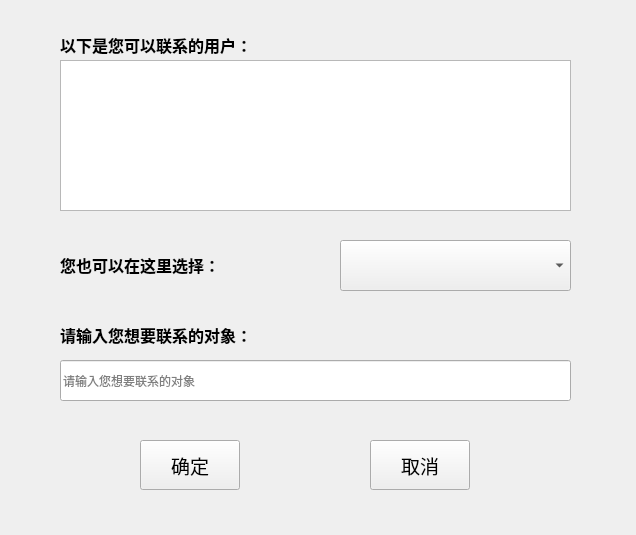
<?xml version="1.0" encoding="UTF-8"?>
<ui version="4.0">
 <class>SelectReceiver</class>
 <widget class="QWidget" name="SelectReceiver">
  <property name="geometry">
   <rect>
    <x>0</x>
    <y>0</y>
    <width>636</width>
    <height>535</height>
   </rect>
  </property>
  <property name="windowTitle">
   <string>Form</string>
  </property>
  <widget class="QTextEdit" name="receiverTextEdit">
   <property name="geometry">
    <rect>
     <x>60</x>
     <y>60</y>
     <width>511</width>
     <height>151</height>
    </rect>
   </property>
  </widget>
  <widget class="QLabel" name="Label1">
   <property name="geometry">
    <rect>
     <x>60</x>
     <y>30</y>
     <width>501</width>
     <height>31</height>
    </rect>
   </property>
   <property name="font">
    <font>
     <family>微软雅黑</family>
     <pointsize>12</pointsize>
    </font>
   </property>
   <property name="text">
    <string>&lt;html&gt;&lt;head/&gt;&lt;body&gt;&lt;p&gt;&lt;span style=&quot; font-weight:600;&quot;&gt;以下是您可以联系的用户：&lt;/span&gt;&lt;/p&gt;&lt;/body&gt;&lt;/html&gt;</string>
   </property>
  </widget>
  <widget class="QLabel" name="Label2">
   <property name="geometry">
    <rect>
     <x>60</x>
     <y>320</y>
     <width>411</width>
     <height>31</height>
    </rect>
   </property>
   <property name="font">
    <font>
     <family>微软雅黑</family>
     <pointsize>12</pointsize>
    </font>
   </property>
   <property name="text">
    <string>&lt;html&gt;&lt;head/&gt;&lt;body&gt;&lt;p&gt;&lt;span style=&quot; font-weight:600;&quot;&gt;请输入您想要联系的对象：&lt;/span&gt;&lt;/p&gt;&lt;/body&gt;&lt;/html&gt;</string>
   </property>
  </widget>
  <widget class="QLineEdit" name="msgLineEdit">
   <property name="geometry">
    <rect>
     <x>60</x>
     <y>360</y>
     <width>511</width>
     <height>41</height>
    </rect>
   </property>
   <property name="placeholderText">
    <string>请输入您想要联系的对象</string>
   </property>
  </widget>
  <widget class="QPushButton" name="confirmButton">
   <property name="geometry">
    <rect>
     <x>140</x>
     <y>440</y>
     <width>100</width>
     <height>50</height>
    </rect>
   </property>
   <property name="minimumSize">
    <size>
     <width>100</width>
     <height>50</height>
    </size>
   </property>
   <property name="maximumSize">
    <size>
     <width>100</width>
     <height>50</height>
    </size>
   </property>
   <property name="font">
    <font>
     <family>微软雅黑</family>
     <pointsize>14</pointsize>
    </font>
   </property>
   <property name="text">
    <string>确定</string>
   </property>
  </widget>
  <widget class="QPushButton" name="quitButton">
   <property name="geometry">
    <rect>
     <x>370</x>
     <y>440</y>
     <width>100</width>
     <height>50</height>
    </rect>
   </property>
   <property name="minimumSize">
    <size>
     <width>100</width>
     <height>50</height>
    </size>
   </property>
   <property name="maximumSize">
    <size>
     <width>100</width>
     <height>50</height>
    </size>
   </property>
   <property name="font">
    <font>
     <family>微软雅黑</family>
     <pointsize>14</pointsize>
    </font>
   </property>
   <property name="text">
    <string>取消</string>
   </property>
  </widget>
  <widget class="QComboBox" name="receiverComboBox">
   <property name="geometry">
    <rect>
     <x>340</x>
     <y>240</y>
     <width>231</width>
     <height>51</height>
    </rect>
   </property>
  </widget>
  <widget class="QLabel" name="Label1_2">
   <property name="geometry">
    <rect>
     <x>60</x>
     <y>250</y>
     <width>311</width>
     <height>31</height>
    </rect>
   </property>
   <property name="font">
    <font>
     <family>微软雅黑</family>
     <pointsize>12</pointsize>
    </font>
   </property>
   <property name="text">
    <string>&lt;html&gt;&lt;head/&gt;&lt;body&gt;&lt;p&gt;&lt;span style=&quot; font-weight:600;&quot;&gt;您也可以在这里选择：&lt;/span&gt;&lt;/p&gt;&lt;/body&gt;&lt;/html&gt;</string>
   </property>
  </widget>
 </widget>
 <resources/>
 <connections/>
</ui>
